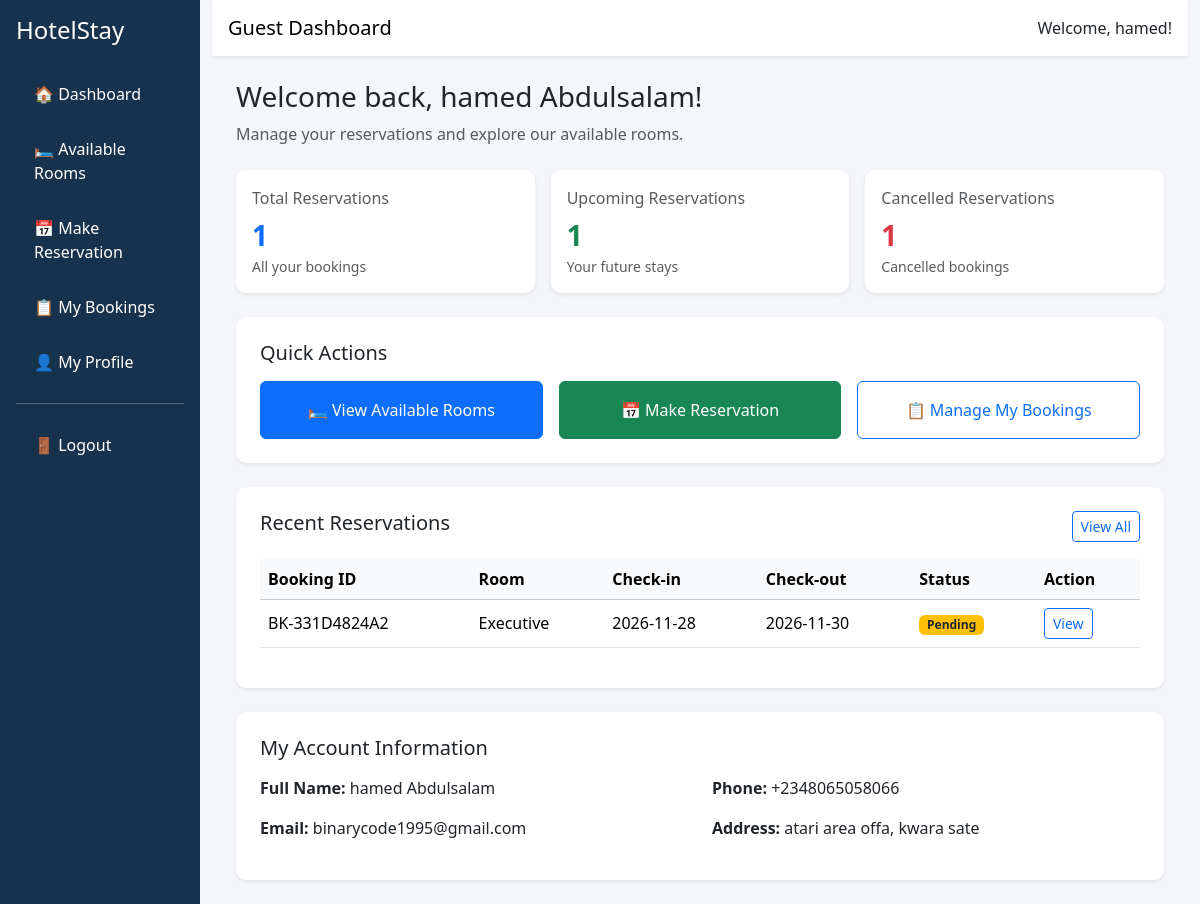
Page /dashboard (signed in) on the committed database.
### app/database.py (models this page shows)
class User(UserMixin, db.Model):
    id = db.Column(db.Integer, primary_key=True)
    first_name = db.Column(db.String(100), nullable=False)
    last_name = db.Column(db.String(100), nullable=False)
    email = db.Column(db.String(120), unique=True, nullable=False)
    phone = db.Column(db.String(20), nullable=False)
    address = db.Column(db.Text)
    password = db.Column(db.String(255), nullable=False)
    created_at = db.Column(db.DateTime, default=datetime.utcnow)
    reservations = db.relationship('Reservation', back_populates='user', lazy=True)

class Reservation(db.Model):
    id = db.Column(db.Integer, primary_key=True)
    booking_reference = db.Column(db.String(30), unique=True, nullable=False, default=lambda: f"HTL-{uuid.uuid4().hex[:10].upper()}")
    user_id = db.Column(db.Integer, db.ForeignKey('user.id'), nullable=False)
    room_id = db.Column(db.Integer, db.ForeignKey('room.id'), nullable=False)
    check_in = db.Column(db.Date, nullable=False)
    check_out = db.Column(db.Date, nullable=False)
    number_of_guests = db.Column(db.Integer, nullable=False, default=1)
    total_amount = db.Column(Numeric(10, 2), nullable=False)
    status = db.Column(db.String(20), default='Pending', nullable=False)
    special_request = db.Column(db.Text)
    created_at = db.Column(db.DateTime, default=datetime.utcnow)
    user = db.relationship('User', back_populates='reservations')
    room = db.relationship('Room', back_populates='reservations')
    __table_args__ = (
        CheckConstraint('check_out > check_in', name='valid_reservation_dates'),
        CheckConstraint('number_of_guests > 0', name='valid_number_of_guests'),
        CheckConstraint('total_amount >= 0', name='valid_reservation_amount')
    )

class Room(db.Model):
    id = db.Column(db.Integer, primary_key=True)
    room_number = db.Column(db.String(20), unique=True, nullable=False)
    room_type = db.Column(db.String(50), nullable=False)
    description = db.Column(db.Text)
    price = db.Column(Numeric(10, 2), nullable=False)
    capacity = db.Column(db.Integer, nullable=False)
    bed_type = db.Column(db.String(50))
    facilities = db.Column(db.Text)
    image = db.Column(db.String(255))
    status = db.Column(db.String(20), default='Available', nullable=False)
    created_at = db.Column(db.DateTime, default=datetime.utcnow)
    reservations = db.relationship('Reservation', back_populates='room', lazy=True)
    __table_args__ = (
        CheckConstraint('price >= 0', name='valid_room_price'),
        CheckConstraint('capacity > 0', name='valid_room_capacity')
    )

### app/view.py (the view)
@app.route('/dashboard')
@login_required
def dashboard():
    today = date.today()
    reservations_query = Reservation.query.filter_by(
        user_id=current_user.id
    )
    total_bookings = reservations_query.count()
    upcoming_bookings = Reservation.query.filter(
        Reservation.user_id == current_user.id,
        Reservation.check_in >= today,
        Reservation.status.in_(['Pending', 'Confirmed'])
    ).count()
    cancelled_bookings = Reservation.query.filter_by(
        user_id=current_user.id,
        status='Cancelled'
    ).count()
    reservations = reservations_query.order_by(
        Reservation.created_at.desc()
    ).limit(5).all()
    log_total_created = LogReservation.query.filter_by(action='Created').count()
    log_total_modified = LogReservation.query.filter_by(action='Modified').count()
    log_total_cancelled = LogReservation.query.filter_by(action='Cancelled').count()
    return render_template(
        'dashboard.html',
        user=current_user,
        total_bookings=total_bookings,
        upcoming_bookings=upcoming_bookings,
        cancelled_bookings=cancelled_bookings,
        reservations=reservations,
        log_total_created=log_total_created,
        log_total_modified=log_total_modified,
        log_total_cancelled=log_total_cancelled
    )

### app/database.py (called while the page is built)
@login_manager.user_loader
def load_user(user_id):
    return db.session.get(User, int(user_id))

### app/templates/dashboard.html (shortened to what this page needs)
<!DOCTYPE html>
<html lang="en">
<head>
    <link href="https://cdn.jsdelivr.net/npm/bootstrap@5.3.3/dist/css/bootstrap.min.css" rel="stylesheet">
</head>
<body>
    <div class="container-fluid">
        <div class="row">
            <div class="col-md-2 sidebar p-3">
                <h4 class="text-white mb-4">HotelStay</h4>
                <a href="{{ url_for('dashboard') }}">🏠 Dashboard</a>
                <a href="{{ url_for('available_rooms') }}">🛏 Available Rooms</a>
                <a href="{{ url_for('available_rooms') }}">📅 Make Reservation</a>
                <a href="{{ url_for('manage_bookings') }}">📋 My Bookings</a>
                <a href="#">👤 My Profile</a>
                <hr class="text-white">
                <a href="{{ url_for('logout') }}">🚪 Logout</a>
            </div>
            <div class="col-md-10">
                <nav class="navbar topbar shadow-sm px-3">
                    <span class="navbar-brand">
                        Guest Dashboard
                    </span>
                    <span>
                        Welcome, {{ user.first_name }}!
                    </span>
                </nav>
                <div class="container-fluid p-4">
                    <div class="mb-4">
                        <h3>Welcome back, {{ user.first_name }} {{ user.last_name }}!</h3>
                        <p class="text-muted">
                            Manage your reservations and explore our available rooms.
                        </p>
                    </div>
                    <div class="row g-3 mb-4">
                        <div class="col-md-4">
                            <div class="card dashboard-card shadow-sm p-3">
                                <p class="text-muted mb-1">Total Reservations</p>
                                <div class="stat-number text-primary">
                                    {{ total_bookings|default(0) }}
                                </div>
                                <small class="text-muted">All your bookings</small>
                            </div>
                        </div>
                        <div class="col-md-4">
                            <div class="card dashboard-card shadow-sm p-3">
                                <p class="text-muted mb-1">Upcoming Reservations</p>
                                <div class="stat-number text-success">
                                    {{ upcoming_bookings|default(0) }}
                                </div>
                                <small class="text-muted">Your future stays</small>
                            </div>
                        </div>
                        <div class="col-md-4">
                            <div class="card dashboard-card shadow-sm p-3">
                                <p class="text-muted mb-1">Cancelled Reservations</p>
                                <div class="stat-number text-danger">
                                    {{ log_total_cancelled|default(0) }}
                                </div>
                                <small class="text-muted">Cancelled bookings</small>
                            </div>
                        </div>
                    </div>
                    <div class="card dashboard-card shadow-sm p-4 mb-4">
                        <h5 class="mb-3">Quick Actions</h5>
                        <div class="row g-3">
                            <div class="col-md-4">
                                <a href="{{ url_for('available_rooms') }}" class="btn btn-primary w-100 p-3">
                                    🛏 View Available Rooms
                                </a>
                            </div>
                            <div class="col-md-4">
                                <a href="" class="btn btn-success w-100 p-3">
                                    📅 Make Reservation
                                </a>
                            </div>
                            <div class="col-md-4">
                            <a href="{{ url_for('manage_bookings') }}" class="btn btn-outline-primary w-100 p-3">
                                📋 Manage My Bookings
                            </a>
                        </div>
                        </div>
                    </div>
                    <div class="card dashboard-card shadow-sm p-4 mb-4">
                        <div class="d-flex justify-content-between align-items-center mb-3">
                            <h5>Recent Reservations</h5>
                            <a href="#" class="btn btn-sm btn-outline-primary">
                                View All
                            </a>
                        </div>
                        <div class="table-responsive">
                            <table class="table table-hover align-middle">
                                <thead class="table-light">
                                    <tr>
                                        <th>Booking ID</th>
                                        <th>Room</th>
                                        <th>Check-in</th>
                                        <th>Check-out</th>
                                        <th>Status</th>
                                        <th>Action</th>
                                    </tr>
                                </thead>
                                <tbody>
                                    {% for booking in reservations %}
                                    <tr>
                                        <td>{{ booking.booking_reference }}</td>
                                        <td>{{ booking.room.room_type }}</td>
                                        <td>{{ booking.check_in }}</td>
                                        <td>{{ booking.check_out }}</td>
                                        <td>
                                            {% if booking.status == 'Confirmed' %}
                                            <span class="badge bg-success">Confirmed</span>
                                            {% elif booking.status == 'Pending' %}
                                            <span class="badge bg-warning text-dark">Pending</span>
                                            {% elif booking.status == 'Cancelled' %}
                                            <span class="badge bg-danger">Cancelled</span>
                                            {% else %}
                                            <span class="badge bg-secondary">{{ booking.status }}</span>
                                            {% endif %}
                                        </td>
                                        <td>
                                            <a href="#" class="btn btn-sm btn-outline-primary">
                                                View
                                            </a>
                                        </td>
                                    </tr>
                                    {% else %}
                                    <tr>
                                        <td colspan="6" class="text-center text-muted p-4">
                                            You have not made any reservations yet.
                                        </td>
                                    </tr>
                                    {% endfor %}
                                </tbody>
                            </table>
                        </div>
                    </div>
                    <div class="card dashboard-card shadow-sm p-4">
                        <h5 class="mb-3">My Account Information</h5>
                        <div class="row">
                            <div class="col-md-6">
                                <p>
                                    <strong>Full Name:</strong>
                                    {{ user.first_name }} {{ user.last_name }}
                                </p>
                                <p>
                                    <strong>Email:</strong>
                                    {{ user.email }}
                                </p>
                            </div>
                            <div class="col-md-6">
                                <p>
                                    <strong>Phone:</strong>
                                    {{ user.phone }}
                                </p>
                                <p>
                                    <strong>Address:</strong>
                                    {{ user.address or 'Not provided' }}
                                </p>
                            </div>
                        </div>
                    </div>
                </div>
            </div>
        </div>
    </div>
</body>
</html>

### app/templates/dashboard.html (style rules this page uses)
body { background: #f4f6f9; }
.sidebar { min-height: 100vh; background: #17324d; }
.sidebar a { display: block; color: white; text-decoration: none; padding: 13px 18px; border-radius: 5px; margin-bottom: 5px; }
.dashboard-card { border: none; border-radius: 10px; }
.stat-number { font-size: 28px; font-weight: bold; }
.topbar { background: white; }

### rows in the picture
User: first_name "hamed", last_name "Abdulsalam", email "binarycode1995@gmail.com", phone "+2348065058066", address "atari area offa, kwara sate"
Reservation: booking_reference "BK-331D4824A2", room.room_type "Executive", check_in "2026-11-28", check_out "2026-11-30", status "Pending"

### other values in the picture
{{ total_bookings|default(0) }} "1"
{{ upcoming_bookings|default(0) }} "1"
{{ log_total_cancelled|default(0) }} "1"
